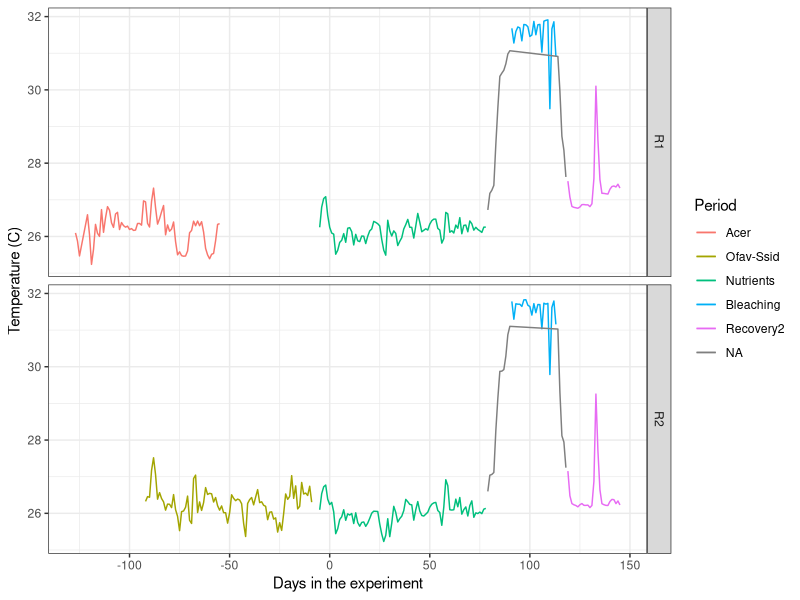
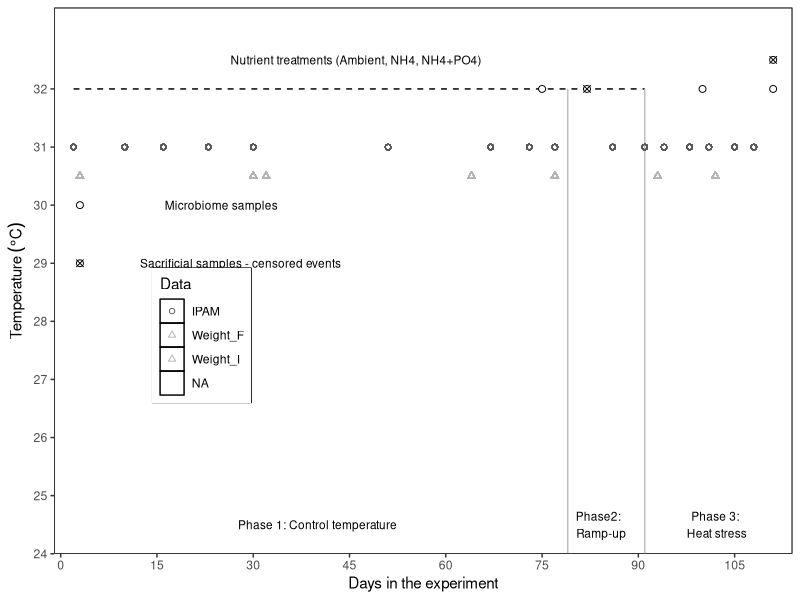

Reproduce these figures in R, in order.
## ---- chunk 1
knitr::opts_chunk$set(echo = TRUE, warning = FALSE, message = FALSE)
## ---- chunk 2
# Libraries
    library(plyr)
    library(tidyverse)
    library(reshape2)
    library(ggthemes)
    library(lubridate)

# Default ggplot settings

    ggthe_bw<-theme(plot.background=element_blank(),
          panel.grid.major.y = element_blank(),
          panel.grid.major.x = element_blank(),
          panel.grid.minor.x = element_blank(),
          panel.grid.minor.y = element_blank(),
          legend.box.background = element_rect(),
          panel.background =element_rect(fill = NA, color = "black")
          )+
    theme_bw()
## ---- chunk 3
Temperature<-read.csv("Day_Tem.csv", header = T)

Temperature$Period<-factor((Temperature$Period),levels=c
              ("Acer","Ofav-Ssid","Nutrients", "Ramping up",
                "Bleaching","Ramping down", "Recovery2"))
  
# Temperature data available from each treatment-replicate-day
Periods.days <- ddply (Temperature, .(Period, Treatment),summarise,
                Dmin = min (Day, na.rm = F), 
                Dmax = max (Day, na.rm = F))
Periods.days

Temperature.82<-subset(Temperature, Day=="82")
Temperature.111<-subset(Temperature, Day=="111")

Periods.82 <- ddply (Temperature.82, .(Treatment),summarise,
                Tmean = mean (Temperature, na.rm = F), 
                Tmin = min (Temperature, na.rm = F), 
                Tmax = max (Temperature, na.rm = F))
Periods.82

Periods.82 <- ddply (Temperature.82, .(Day),summarise,
                Tmean = mean (Temperature, na.rm = F), 
                Tmin = min (Temperature, na.rm = F), 
                Tmax = max (Temperature, na.rm = F))
Periods.82

Periods.82 <- ddply (Temperature.82, .(Day),summarise,
                Tmean = mean (Temperature, na.rm = F), 
                Tsd = sd (Temperature, na.rm = F))
Periods.82

Periods.110 <- ddply (Temperature.111, .(Day),summarise,
                Tmean = mean (Temperature, na.rm = F), 
                Tsd = sd (Temperature, na.rm = F))
Periods.110

## ---- chunk 4
Temperature_Periods_R<- ggplot(Temperature, aes (Day, Temperature, 
                                               colour=factor(Period))) +
  stat_summary(fun.data = "mean_cl_boot",geom = "errorbar", width = 0.2 )+
  stat_summary(fun.y=mean, geom="line") +   ggthe_bw +
  xlab("Days in the experiment")  + guides(colour=guide_legend("Period")) +
  ylab("Temperature (C)") + facet_grid(Replicate~.) 
Temperature_Periods_R

Summary_Period <- ddply (Temperature, .(Period),summarise, 
                              Temp = mean (Temperature, na.rm = T),
                              Tsd  = sd (Temperature, na.rm = T), 
                              Tmax = max (Temperature, na.rm = T),
                              Tmin = min (Temperature, na.rm = T))
Summary_Period
  
Summary_Tanks <- ddply (Temperature, .(Period, Treatment, Replicate),summarise, 
                             Temp = mean (Temperature, na.rm = T),
                             Tsd  = sd (Temperature, na.rm = T), 
                             Tmax = max (Temperature, na.rm = T),
                             Tmin = min (Temperature, na.rm = T))
Summary_Tanks
## ---- chunk 5
Meassurments<-read.csv("Time_data.csv", header = T)
Meassurments$Date<-as.Date(Meassurments$Date)
Meassurments$Day<-as.numeric(Meassurments$Date)-17483
Meassurments$Date<-NULL

Temperature<-subset(Temperature, Day<114)
Temperature<-subset(Temperature, Day>-1)
data<-join(Temperature, Meassurments, by="Day")
## ---- chunk 6

Design<- ggplot(data) + theme_bw() +
  
  scale_y_continuous(limits = c(24,33.4),
                       name=(expression("Temperature"~(degree*C))),
                       breaks = seq(24, 32, 1),  
                       expand = c(0, 0)) +
  scale_x_continuous(name="Days in the experiment",
                       limits = c(-1,114),
                       breaks = seq(0, 113, 15),  
                       expand = c(0, 0))+
  
    annotate("segment", x = 2, xend = 91, y = 32, yend = 32,
              colour = "black", linetype=2)+
    annotate("segment", x = 79, xend = 79, y = 24, yend = 32,
              colour = "gray", linetype=1)+
    annotate("segment", x = 91, xend = 91, y = 24, yend = 32,
              colour = "gray", linetype=1)+

    annotate("text", x= c(46, 84, 101), y = c(32.5,25.5,24.5), 
             label=c("Nutrient treatments (Ambient, NH4, NH4+PO4)", " ", " "), size=3) +
    
    annotate("text", x= c(40, 84, 102), y = c(24.5, 24.5, 24.5), 
             label=c("Phase 1: Control temperature", 
                     "Phase2: \n Ramp-up",
                     "Phase 3:\n Heat stress"), size=3) +
   
    geom_smooth(aes (Day, Temperature),
                method="loess",
                span=0.1, colour="black")+
    
# Samples  
    annotate("point",x=c(75, 100, 111), y=c(32), 
             shape=21, size=2, fill="white") +
    annotate("point",x=c(82, 111), y=c(32, 32.5), 
             shape=21, size=2, fill="white")+
    annotate("point",x=c(82, 111), y=c(32, 32.5), 
             shape=4, size=2)+
# Labels
    annotate("point",x=c(3, 3), y=c(29, 30), 
               shape=21, size=2, fill="white")+
    annotate("point",x=c(3), y=c(29), 
               shape=4, size=2)+
    annotate("text", x= c(28,25), y = c(29,30), 
                 label=c( "Sacrificial samples - censored events",
                         "Microbiome samples"), size=3)+

    geom_point(aes (Day, Y, colour=Data, shape=Data))+
    scale_shape_manual(values=c(21,2,24))+
    scale_colour_manual(values = c("gray35","gray70", "gray70"))+
    
    theme(legend.position=c(0.2, 0.4),
          plot.background=element_blank(),
          panel.grid.major.y = element_blank(),
          panel.grid.major.x = element_blank(),
          panel.grid.minor.x = element_blank(),
          panel.grid.minor.y = element_blank(),
          legend.box.background = element_rect(),
          panel.background =element_rect(fill = NA, color = "black")
          ) 
Design

#ggsave(file="Outputs/Figure_1_Experiment_design.svg", plot=Design, dpi = 300, width=6, height=4)
